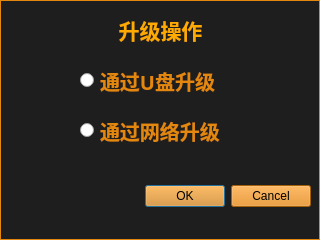
<?xml version="1.0" encoding="UTF-8"?>
<ui version="4.0">
 <class>Update_Dialog</class>
 <widget class="QDialog" name="Update_Dialog">
  <property name="geometry">
   <rect>
    <x>0</x>
    <y>0</y>
    <width>320</width>
    <height>240</height>
   </rect>
  </property>
  <property name="font">
   <font>
    <pointsize>12</pointsize>
    <weight>75</weight>
    <bold>true</bold>
   </font>
  </property>
  <property name="windowTitle">
   <string>Dialog</string>
  </property>
  <property name="styleSheet">
   <string notr="true">QDialog{

border: 1px solid rgb(228,135,14);
border-radius:0px;
background-color: rgb(30,30,30);

}
QPushButton{
background-color: rgb(228,135,14);
}

</string>
  </property>
  <widget class="QDialogButtonBox" name="buttonBox">
   <property name="geometry">
    <rect>
     <x>10</x>
     <y>180</y>
     <width>301</width>
     <height>32</height>
    </rect>
   </property>
   <property name="orientation">
    <enum>Qt::Horizontal</enum>
   </property>
   <property name="standardButtons">
    <set>QDialogButtonBox::Cancel|QDialogButtonBox::Ok</set>
   </property>
  </widget>
  <widget class="QLabel" name="label">
   <property name="geometry">
    <rect>
     <x>10</x>
     <y>10</y>
     <width>301</width>
     <height>41</height>
    </rect>
   </property>
   <property name="styleSheet">
    <string notr="true"/>
   </property>
   <property name="text">
    <string>&lt;html&gt;&lt;head/&gt;&lt;body&gt;&lt;p align=&quot;center&quot;&gt;&lt;span style=&quot; font-size:16pt; font-weight:600; color:#ffaa00;&quot;&gt;升级操作&lt;/span&gt;&lt;/p&gt;&lt;/body&gt;&lt;/html&gt;</string>
   </property>
  </widget>
  <widget class="QRadioButton" name="radioButton_usb_update">
   <property name="geometry">
    <rect>
     <x>80</x>
     <y>60</y>
     <width>161</width>
     <height>41</height>
    </rect>
   </property>
   <property name="font">
    <font>
     <family>Sans Serif</family>
     <pointsize>15</pointsize>
     <weight>75</weight>
     <italic>false</italic>
     <bold>true</bold>
    </font>
   </property>
   <property name="styleSheet">
    <string notr="true">color: rgb(228,135,14);</string>
   </property>
   <property name="text">
    <string>通过U盘升级</string>
   </property>
   <attribute name="buttonGroup">
    <string notr="true">buttonGroup</string>
   </attribute>
  </widget>
  <widget class="QRadioButton" name="radioButton_network_update">
   <property name="geometry">
    <rect>
     <x>80</x>
     <y>110</y>
     <width>161</width>
     <height>41</height>
    </rect>
   </property>
   <property name="font">
    <font>
     <family>Sans Serif</family>
     <pointsize>15</pointsize>
     <weight>75</weight>
     <italic>false</italic>
     <bold>true</bold>
    </font>
   </property>
   <property name="styleSheet">
    <string notr="true">color: rgb(228,135,14);</string>
   </property>
   <property name="text">
    <string>通过网络升级</string>
   </property>
   <attribute name="buttonGroup">
    <string notr="true">buttonGroup</string>
   </attribute>
  </widget>
 </widget>
 <resources/>
 <connections>
  <connection>
   <sender>buttonBox</sender>
   <signal>accepted()</signal>
   <receiver>Update_Dialog</receiver>
   <slot>accept()</slot>
   <hints>
    <hint type="sourcelabel">
     <x>248</x>
     <y>254</y>
    </hint>
    <hint type="destinationlabel">
     <x>157</x>
     <y>274</y>
    </hint>
   </hints>
  </connection>
  <connection>
   <sender>buttonBox</sender>
   <signal>rejected()</signal>
   <receiver>Update_Dialog</receiver>
   <slot>reject()</slot>
   <hints>
    <hint type="sourcelabel">
     <x>316</x>
     <y>260</y>
    </hint>
    <hint type="destinationlabel">
     <x>286</x>
     <y>274</y>
    </hint>
   </hints>
  </connection>
 </connections>
 <buttongroups>
  <buttongroup name="buttonGroup"/>
 </buttongroups>
</ui>
